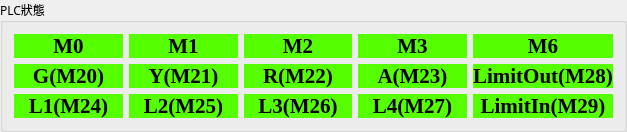
         <widget class="QGroupBox" name="groupBox_plcState">
          <property name="sizePolicy">
           <sizepolicy hsizetype="Preferred" vsizetype="Preferred">
            <horstretch>0</horstretch>
            <verstretch>0</verstretch>
           </sizepolicy>
          </property>
          <property name="minimumSize">
           <size>
            <width>627</width>
            <height>120</height>
           </size>
          </property>
          <property name="font">
           <font>
            <family>微軟正黑體</family>
           </font>
          </property>
          <property name="title">
           <string>PLC狀態</string>
          </property>
          <layout class="QGridLayout" name="gridLayout_3">
           <item row="0" column="0">
            <widget class="QLabel" name="label_plc_m0">
             <property name="font">
              <font>
               <family>Times New Roman</family>
               <pointsize>16</pointsize>
               <weight>75</weight>
               <bold>true</bold>
              </font>
             </property>
             <property name="styleSheet">
              <string notr="true">background-color: rgb(85, 255, 0);</string>
             </property>
             <property name="frameShape">
              <enum>QFrame::NoFrame</enum>
             </property>
             <property name="text">
              <string>M0</string>
             </property>
             <property name="alignment">
              <set>Qt::AlignCenter</set>
             </property>
            </widget>
           </item>
           <item row="0" column="1">
            <widget class="QLabel" name="label_plc_m1">
             <property name="font">
              <font>
               <family>Times New Roman</family>
               <pointsize>16</pointsize>
               <weight>75</weight>
               <bold>true</bold>
              </font>
             </property>
             <property name="styleSheet">
              <string notr="true">background-color: rgb(85, 255, 0);</string>
             </property>
             <property name="frameShape">
              <enum>QFrame::NoFrame</enum>
             </property>
             <property name="text">
              <string>M1</string>
             </property>
             <property name="alignment">
              <set>Qt::AlignCenter</set>
             </property>
            </widget>
           </item>
           <item row="0" column="2">
            <widget class="QLabel" name="label_plc_m2">
             <property name="font">
              <font>
               <family>Times New Roman</family>
               <pointsize>16</pointsize>
               <weight>75</weight>
               <bold>true</bold>
              </font>
             </property>
             <property name="styleSheet">
              <string notr="true">background-color: rgb(85, 255, 0);</string>
             </property>
             <property name="frameShape">
              <enum>QFrame::NoFrame</enum>
             </property>
             <property name="text">
              <string>M2</string>
             </property>
             <property name="alignment">
              <set>Qt::AlignCenter</set>
             </property>
            </widget>
           </item>
           <item row="0" column="3">
            <widget class="QLabel" name="label_plc_m3">
             <property name="font">
              <font>
               <family>Times New Roman</family>
               <pointsize>16</pointsize>
               <weight>75</weight>
               <bold>true</bold>
              </font>
             </property>
             <property name="styleSheet">
              <string notr="true">background-color: rgb(85, 255, 0);</string>
             </property>
             <property name="frameShape">
              <enum>QFrame::NoFrame</enum>
             </property>
             <property name="text">
              <string>M3</string>
             </property>
             <property name="alignment">
              <set>Qt::AlignCenter</set>
             </property>
            </widget>
           </item>
           <item row="0" column="4">
            <widget class="QLabel" name="label_plc_m6">
             <property name="font">
              <font>
               <family>Times New Roman</family>
               <pointsize>16</pointsize>
               <weight>75</weight>
               <bold>true</bold>
              </font>
             </property>
             <property name="styleSheet">
              <string notr="true">background-color: rgb(85, 255, 0);</string>
             </property>
             <property name="frameShape">
              <enum>QFrame::NoFrame</enum>
             </property>
             <property name="text">
              <string>M6</string>
             </property>
             <property name="alignment">
              <set>Qt::AlignCenter</set>
             </property>
            </widget>
           </item>
           <item row="1" column="0">
            <widget class="QLabel" name="label_plc_m20">
             <property name="font">
              <font>
               <family>Times New Roman</family>
               <pointsize>16</pointsize>
               <weight>75</weight>
               <bold>true</bold>
              </font>
             </property>
             <property name="styleSheet">
              <string notr="true">background-color: rgb(85, 255, 0);</string>
             </property>
             <property name="frameShape">
              <enum>QFrame::NoFrame</enum>
             </property>
             <property name="text">
              <string>G(M20)</string>
             </property>
             <property name="alignment">
              <set>Qt::AlignCenter</set>
             </property>
            </widget>
           </item>
           <item row="1" column="1">
            <widget class="QLabel" name="label_plc_m21">
             <property name="font">
              <font>
               <family>Times New Roman</family>
               <pointsize>16</pointsize>
               <weight>75</weight>
               <bold>true</bold>
              </font>
             </property>
             <property name="styleSheet">
              <string notr="true">background-color: rgb(85, 255, 0);</string>
             </property>
             <property name="frameShape">
              <enum>QFrame::NoFrame</enum>
             </property>
             <property name="text">
              <string>Y(M21)</string>
             </property>
             <property name="alignment">
              <set>Qt::AlignCenter</set>
             </property>
            </widget>
           </item>
           <item row="1" column="2">
            <widget class="QLabel" name="label_plc_m22">
             <property name="font">
              <font>
               <family>Times New Roman</family>
               <pointsize>16</pointsize>
               <weight>75</weight>
               <bold>true</bold>
              </font>
             </property>
             <property name="styleSheet">
              <string notr="true">background-color: rgb(85, 255, 0);</string>
             </property>
             <property name="frameShape">
              <enum>QFrame::NoFrame</enum>
             </property>
             <property name="text">
              <string>R(M22)</string>
             </property>
             <property name="alignment">
              <set>Qt::AlignCenter</set>
             </property>
            </widget>
           </item>
           <item row="1" column="3">
            <widget class="QLabel" name="label_plc_m23">
             <property name="font">
              <font>
               <family>Times New Roman</family>
               <pointsize>16</pointsize>
               <weight>75</weight>
               <bold>true</bold>
              </font>
             </property>
             <property name="styleSheet">
              <string notr="true">background-color: rgb(85, 255, 0);</string>
             </property>
             <property name="frameShape">
              <enum>QFrame::NoFrame</enum>
             </property>
             <property name="text">
              <string>A(M23)</string>
             </property>
             <property name="alignment">
              <set>Qt::AlignCenter</set>
             </property>
            </widget>
           </item>
           <item row="1" column="4">
            <widget class="QLabel" name="label_plc_m28">
             <property name="font">
              <font>
               <family>Times New Roman</family>
               <pointsize>16</pointsize>
               <weight>75</weight>
               <bold>true</bold>
              </font>
             </property>
             <property name="styleSheet">
              <string notr="true">background-color: rgb(85, 255, 0);</string>
             </property>
             <property name="frameShape">
              <enum>QFrame::NoFrame</enum>
             </property>
             <property name="text">
              <string>LimitOut(M28)</string>
             </property>
             <property name="alignment">
              <set>Qt::AlignCenter</set>
             </property>
            </widget>
           </item>
           <item row="2" column="0">
            <widget class="QLabel" name="label_plc_m24">
             <property name="font">
              <font>
               <family>Times New Roman</family>
               <pointsize>16</pointsize>
               <weight>75</weight>
               <bold>true</bold>
              </font>
             </property>
             <property name="styleSheet">
              <string notr="true">background-color: rgb(85, 255, 0);</string>
             </property>
             <property name="frameShape">
              <enum>QFrame::NoFrame</enum>
             </property>
             <property name="text">
              <string>L1(M24)</string>
             </property>
             <property name="alignment">
              <set>Qt::AlignCenter</set>
             </property>
            </widget>
           </item>
           <item row="2" column="1">
            <widget class="QLabel" name="label_plc_m25">
             <property name="font">
              <font>
               <family>Times New Roman</family>
               <pointsize>16</pointsize>
               <weight>75</weight>
               <bold>true</bold>
              </font>
             </property>
             <property name="styleSheet">
              <string notr="true">background-color: rgb(85, 255, 0);</string>
             </property>
             <property name="frameShape">
              <enum>QFrame::NoFrame</enum>
             </property>
             <property name="text">
              <string>L2(M25)</string>
             </property>
             <property name="alignment">
              <set>Qt::AlignCenter</set>
             </property>
            </widget>
           </item>
           <item row="2" column="2">
            <widget class="QLabel" name="label_plc_m26">
             <property name="font">
              <font>
               <family>Times New Roman</family>
               <pointsize>16</pointsize>
               <weight>75</weight>
               <bold>true</bold>
              </font>
             </property>
             <property name="styleSheet">
              <string notr="true">background-color: rgb(85, 255, 0);</string>
             </property>
             <property name="frameShape">
              <enum>QFrame::NoFrame</enum>
             </property>
             <property name="text">
              <string>L3(M26)</string>
             </property>
             <property name="alignment">
              <set>Qt::AlignCenter</set>
             </property>
            </widget>
           </item>
           <item row="2" column="3">
            <widget class="QLabel" name="label_plc_m27">
             <property name="font">
              <font>
               <family>Times New Roman</family>
               <pointsize>16</pointsize>
               <weight>75</weight>
               <bold>true</bold>
              </font>
             </property>
             <property name="styleSheet">
              <string notr="true">background-color: rgb(85, 255, 0);</string>
             </property>
             <property name="frameShape">
              <enum>QFrame::NoFrame</enum>
             </property>
             <property name="text">
              <string>L4(M27)</string>
             </property>
             <property name="alignment">
              <set>Qt::AlignCenter</set>
             </property>
            </widget>
           </item>
           <item row="2" column="4">
            <widget class="QLabel" name="label_plc_m29">
             <property name="font">
              <font>
               <family>Times New Roman</family>
               <pointsize>16</pointsize>
               <weight>75</weight>
               <bold>true</bold>
              </font>
             </property>
             <property name="styleSheet">
              <string notr="true">background-color: rgb(85, 255, 0);</string>
             </property>
             <property name="frameShape">
              <enum>QFrame::NoFrame</enum>
             </property>
             <property name="text">
              <string>LimitIn(M29)</string>
             </property>
             <property name="alignment">
              <set>Qt::AlignCenter</set>
             </property>
            </widget>
           </item>
          </layout>
         </widget>
